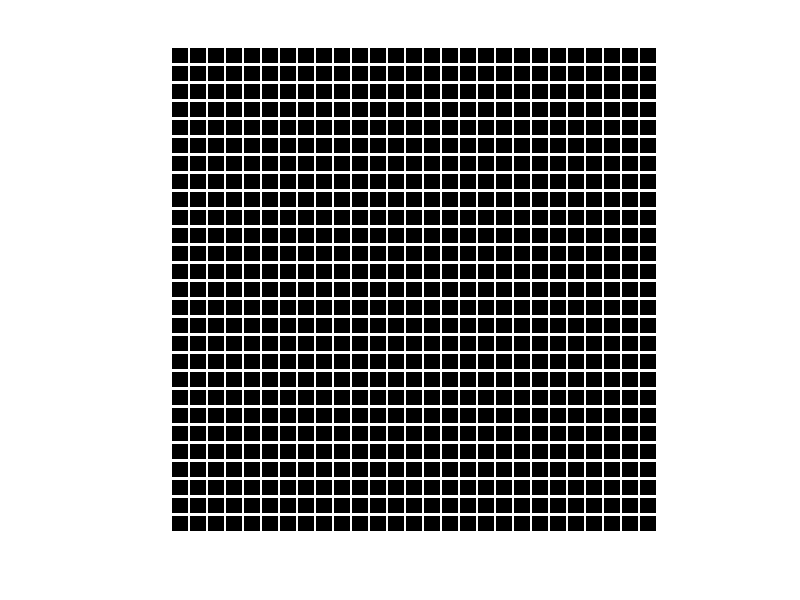

Write the MATLAB code that produced this figure.
clc;
clear;
r = 512;
c = 512;
padX = 3;
padY = 3;
blockX = 16;
blockY = 16;
percentage = 0;

NBx = ceil( ( c - padX ) /  (blockX + padX) );
NBy = ceil( ( r - padY ) /  (blockY + padY) );

GW = NBx * blockX + (NBx+1) * padX;
GH = NBy * blockY + (NBy+1) * padY;
diffH = GH - r;
diffW = GW - c;
H = GH;
W = GW;
path = '../textFiles/Pattern/';
patternString = '';
dirName = '';
%dirName = [num2str(H) 'by' num2str(W) '_' num2str(percentage)];
dirName = [num2str(H) 'by' num2str(W)];
dirName = strcat(path,dirName);
dirName = char(dirName)
mkdir(dirName);
file = 'strip.txt';
fileName = strcat(dirName,'/',file); %../textFiles/Pattern/516by516_0/strip.txt
ptrnLinIdx = [dirName '/' num2str(H) 'by' num2str(W) '_ptrnIdx.txt']
xFile = [dirName '/' num2str(H) 'by' num2str(W) 'Xcoord.txt']
yFile = [dirName '/' num2str(H) 'by' num2str(W) 'Ycoord.txt']
patternMatrix = [dirName '/' num2str(H) 'by' num2str(W) 'matrix.txt']
totalPixel = [dirName '/' num2str(H) 'by' num2str(W) '_patternInfo.txt']

patternString = ones(H, W);
for col = 1:blockX+padX:blockX+padX %1:N+P:N+P
    patternString(:,col:col+padX-1) = 0; % (:,col:col+P-1) = 0;
end
for row = 1:blockY+padY:blockY+padY  % row = 1:N+P:N+P
    patternString(row:row+padY-1,:) = 0;
end
for col = blockX+padX+1:blockX+padX:c+diffW % N+P+1:N+P:c+4
    patternString(:,col:col+padX-1) = 0;
end
for row = blockY+padY+1:blockY+padY:r+diffH
    patternString(row:row+padY-1,:) = 0;
end
patternString = ~patternString;
imshow(patternString);
onPixel = sum(sum(patternString(:,:)))
totalPixel = fopen(totalPixel,'wt');
fprintf(totalPixel,'%d\n',onPixel);
X = fopen(xFile,'wt');
Y = fopen(yFile,'wt');
linearPattern = fopen(ptrnLinIdx,'wt');
matrix = fopen(patternMatrix,'wt');
counter = 1;
for i = 1:GH
    for j = 1:GW
        if(patternString(j,i) == 1)
            local = (i-1)*GW+(j-1);
            linCoords(counter) = local;
            xCoords(counter) = j-1;
            yCoords(counter) = i-1;
            counter = counter + 1;
        end
    end
end
counter
fprintf(matrix, '%d\n',patternString);
fprintf(linearPattern,'%d\n', linCoords);
fprintf(X, '%d\n', xCoords);
fprintf(Y, '%d\n', yCoords);
fclose('all');
